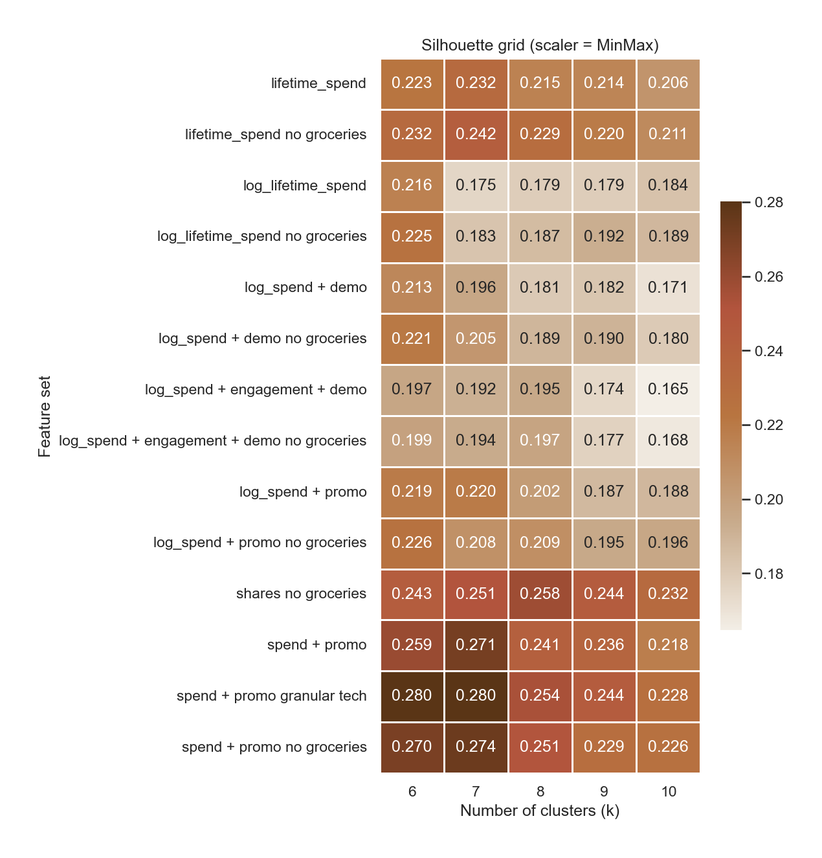
#> input picture web_app/imagens/charts/silhouette_grid.png, 822 x 858 px, shrunk from 1270 x 1325 before the run, found by its file name
$ python process_silhouette_grid.py
#> lines starting #> are read from the running program, lines starting #| are printed output that depends on the picture
import os
from PIL import Image

path = r"c:\Users\carlo\Documents\Semestre 4\ML 2\costumer_seg_app_cm\imagens\charts\silhouette_grid.png"
if os.path.exists(path):
    img = Image.open(path).convert("RGBA")
#> img is the input picture: PIL image 822x858 RGBA; mean R, G, B, A 230.9, 216.2, 206.1, 255

    # Just crop top to remove title, then pad
    img = img.crop((0, 50, img.width, img.height))
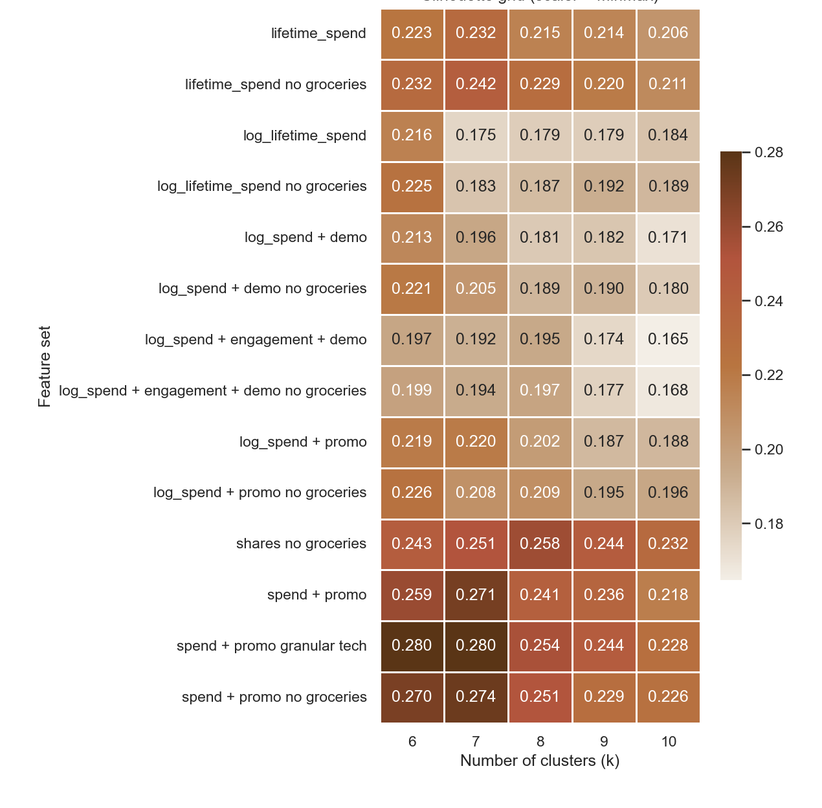
#> img: PIL image 822x808 RGBA; mean R, G, B, A 229.6, 214, 203.3, 255

    padding_left = 30
    padding_top = 20
    padding_right = 10
    padding_bottom = 10

    new_width = img.width + padding_left + padding_right
#> new_width = 862
    new_height = img.height + padding_top + padding_bottom
#> new_height = 838
    new_img = Image.new("RGBA", (new_width, new_height), (255, 255, 255, 0))
    new_img.paste(img, (padding_left, padding_top))
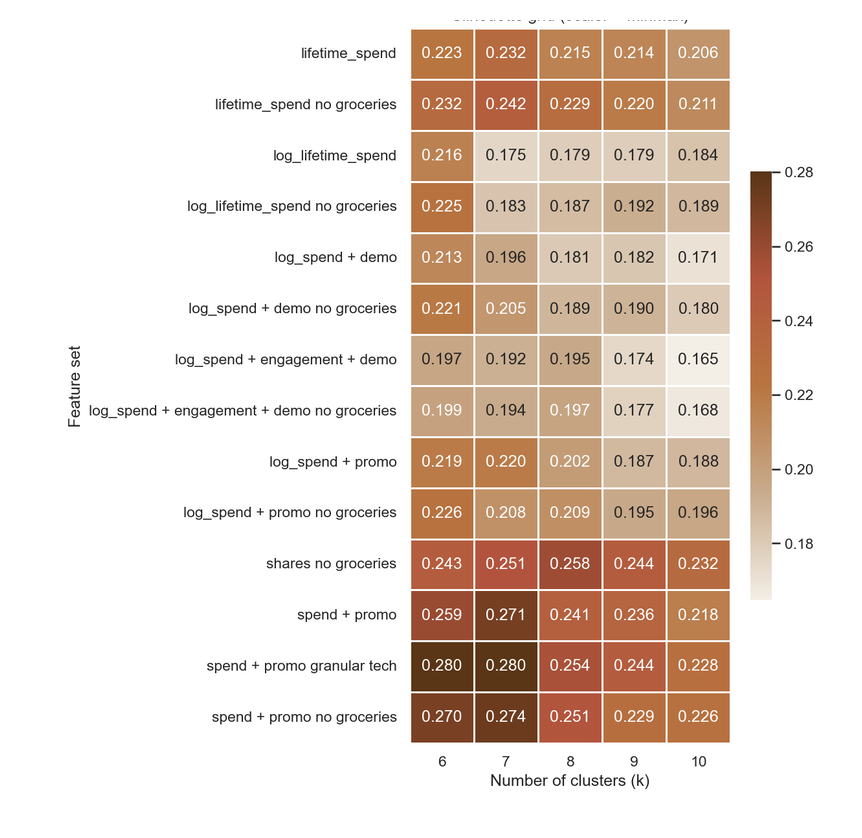
#> new_img: PIL image 862x838 RGBA; mean R, G, B, A 231.7, 217.3, 207.5, 234.5; transparent parts drawn white
    new_img.save(path)
    print("Processed silhouette_grid.png")

$ run again, with web_app/imagens/charts/alt_dendrograms.png copied over web_app/imagens/charts/silhouette_grid.png
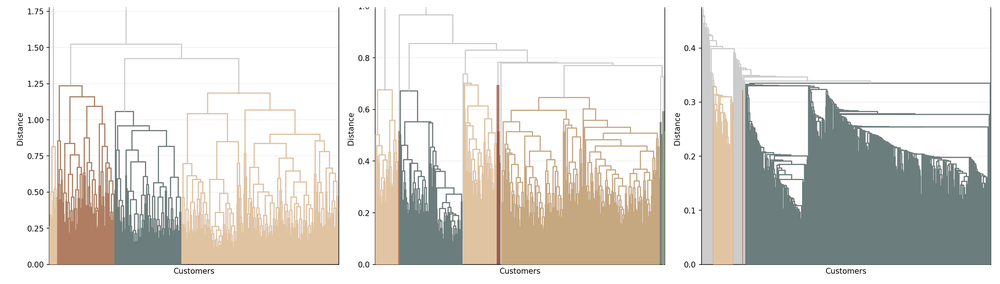
#> input picture web_app/imagens/charts/alt_dendrograms.png, 1000 x 284 px, shrunk from 2724 x 773 before the run, found by its file name
#> img is the input picture: PIL image 1000x284 RGBA; mean R, G, B, A 214, 211.8, 206.8, 241.5
#> `img = img.crop((0, 50, img.width, img.height))`:
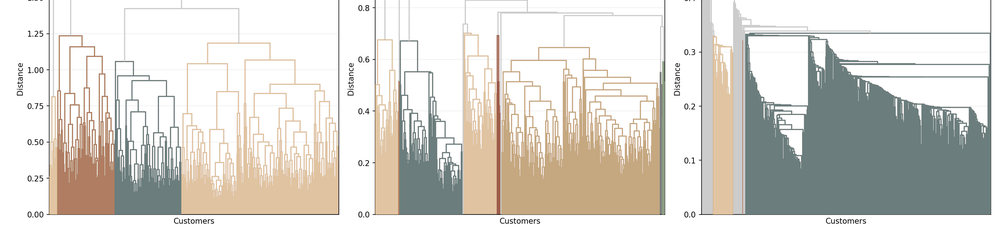
#> img: PIL image 1000x234 RGBA; mean R, G, B, A 212.9, 210.2, 204.1, 247.3; transparent parts drawn white
#> `new_img.paste(img, (padding_left, padding_top))`:
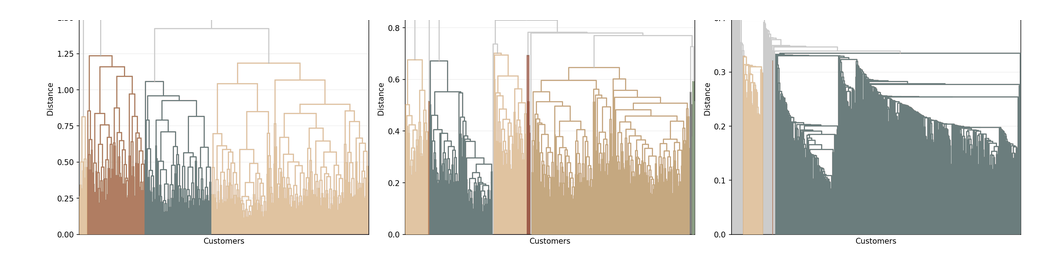
#> new_img: PIL image 1040x264 RGBA; mean R, G, B, A 219.1, 216.8, 211.6, 210.8; transparent parts drawn white

$ run again, with web_app/imagens/charts/average_dendrogram__sample____spend___promo_no_groceries.png copied over web_app/imagens/charts/silhouette_grid.png
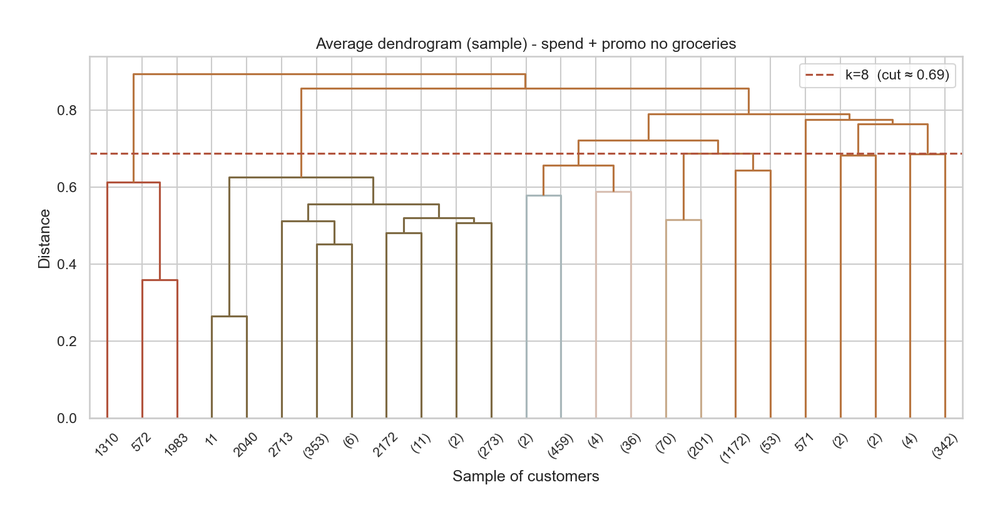
#> input picture web_app/imagens/charts/average_dendrogram__sample____spend___promo_no_groceries.png, 1000 x 522 px, shrunk from 1598 x 834 before the run, found by its file name
#> img is the input picture: PIL image 1000x522 RGBA; mean R, G, B, A 248.7, 247, 245.6, 255
#> `img = img.crop((0, 50, img.width, img.height))`:
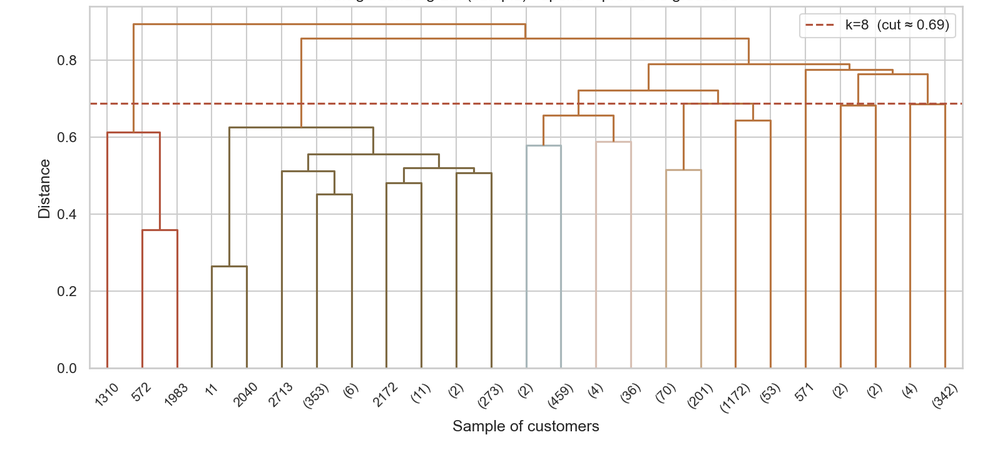
#> img: PIL image 1000x472 RGBA; mean R, G, B, A 248.7, 246.7, 245.2, 255
#> `new_img.paste(img, (padding_left, padding_top))`:
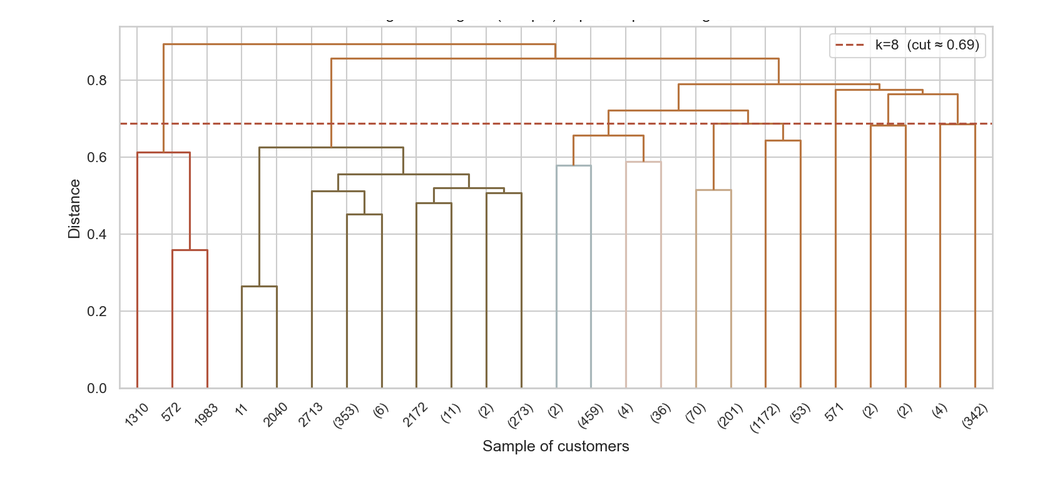
#> new_img: PIL image 1040x502 RGBA; mean R, G, B, A 249.3, 247.5, 246.2, 230.5; transparent parts drawn white

$ run again, with web_app/imagens/charts/behavioural_heatmap.png copied over web_app/imagens/charts/silhouette_grid.png
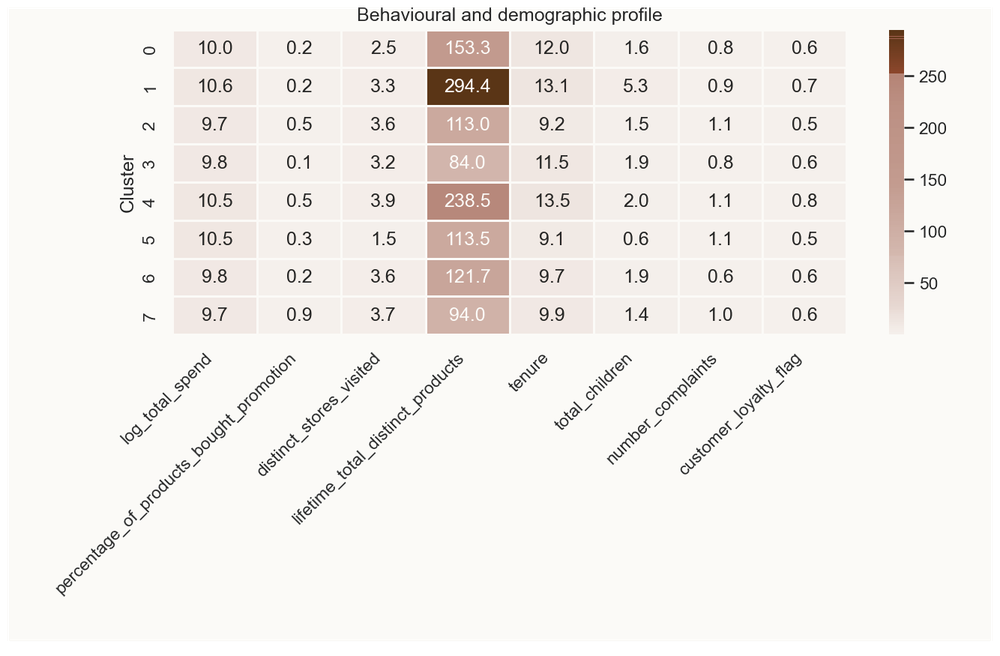
#> input picture web_app/imagens/charts/behavioural_heatmap.png, 1000 x 656 px, shrunk from 1334 x 875 before the run, found by its file name
#> img is the input picture: PIL image 1000x656 RGBA; mean R, G, B, A 231.9, 228.3, 224.8, 242.6
#> `img = img.crop((0, 50, img.width, img.height))`:
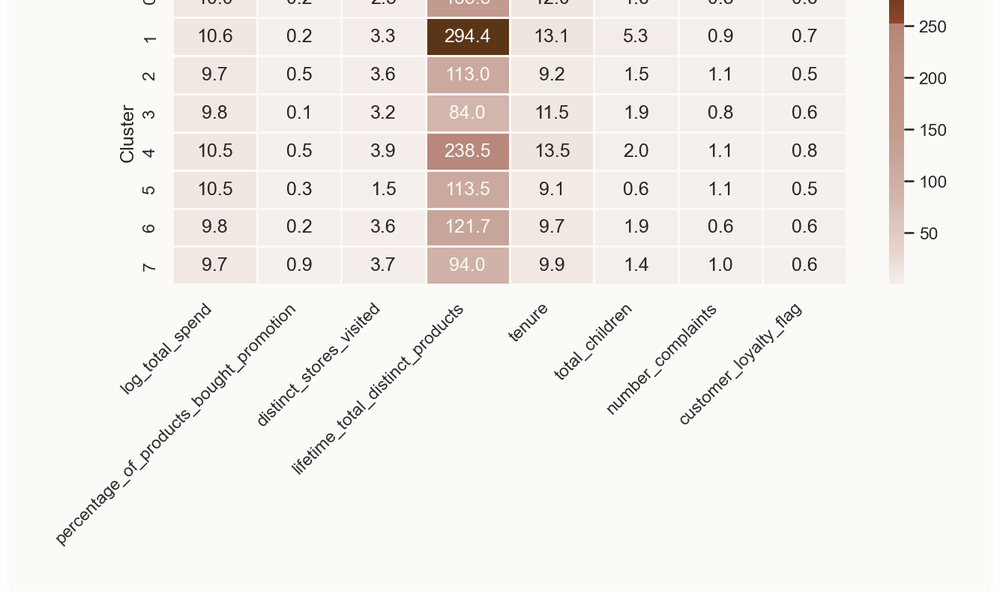
#> img: PIL image 1000x606 RGBA; mean R, G, B, A 234, 230.3, 226.8, 245; transparent parts drawn white
#> `new_img.paste(img, (padding_left, padding_top))`:
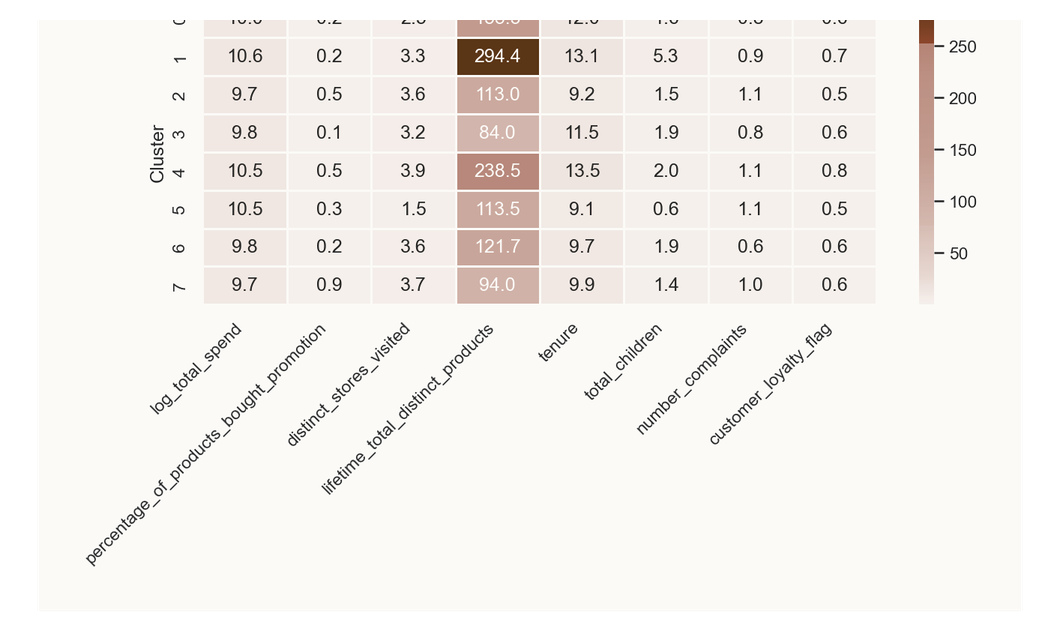
#> new_img: PIL image 1040x636 RGBA; mean R, G, B, A 235.7, 232.4, 229.2, 224.4; transparent parts drawn white
